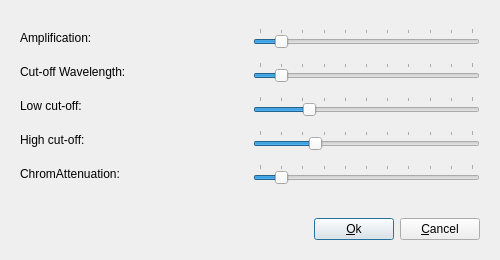
<?xml version="1.0" encoding="UTF-8"?>
<ui version="4.0">
 <class>GdownIdealDialog</class>
 <widget class="QDialog" name="GdownIdealDialog">
  <property name="geometry">
   <rect>
    <x>0</x>
    <y>0</y>
    <width>500</width>
    <height>260</height>
   </rect>
  </property>
  <property name="windowTitle">
   <string>Dialog</string>
  </property>
  <layout class="QGridLayout" name="gridLayout">
   <item row="0" column="0">
    <layout class="QVBoxLayout" name="verticalLayout">
     <item>
      <widget class="QWidget" name="widget" native="true">
       <layout class="QVBoxLayout" name="verticalLayout_2">
        <item>
         <layout class="QHBoxLayout" name="horizontalLayout">
          <item>
           <widget class="QLabel" name="alphaLabel">
            <property name="text">
             <string>Amplification:</string>
            </property>
           </widget>
          </item>
          <item>
           <widget class="QSlider" name="alphaSlider">
            <property name="sizePolicy">
             <sizepolicy hsizetype="Preferred" vsizetype="Fixed">
              <horstretch>0</horstretch>
              <verstretch>0</verstretch>
             </sizepolicy>
            </property>
            <property name="maximum">
             <number>100</number>
            </property>
            <property name="value">
             <number>10</number>
            </property>
            <property name="orientation">
             <enum>Qt::Horizontal</enum>
            </property>
            <property name="tickPosition">
             <enum>QSlider::TicksAbove</enum>
            </property>
           </widget>
          </item>
         </layout>
        </item>
        <item>
         <layout class="QHBoxLayout" name="horizontalLayout_2">
          <item>
           <widget class="QLabel" name="lambdaLabel">
            <property name="text">
             <string>Cut-off Wavelength:</string>
            </property>
           </widget>
          </item>
          <item>
           <widget class="QSlider" name="lambdaSlider">
            <property name="sizePolicy">
             <sizepolicy hsizetype="Preferred" vsizetype="Fixed">
              <horstretch>0</horstretch>
              <verstretch>0</verstretch>
             </sizepolicy>
            </property>
            <property name="maximum">
             <number>100</number>
            </property>
            <property name="value">
             <number>10</number>
            </property>
            <property name="orientation">
             <enum>Qt::Horizontal</enum>
            </property>
            <property name="tickPosition">
             <enum>QSlider::TicksAbove</enum>
            </property>
           </widget>
          </item>
         </layout>
        </item>
        <item>
         <layout class="QHBoxLayout" name="horizontalLayout_3">
          <item>
           <widget class="QLabel" name="r1Label">
            <property name="sizePolicy">
             <sizepolicy hsizetype="Preferred" vsizetype="Fixed">
              <horstretch>0</horstretch>
              <verstretch>0</verstretch>
             </sizepolicy>
            </property>
            <property name="text">
             <string>Low cut-off:</string>
            </property>
            <property name="alignment">
             <set>Qt::AlignLeading|Qt::AlignLeft|Qt::AlignVCenter</set>
            </property>
           </widget>
          </item>
          <item>
           <widget class="QSlider" name="r1Slider">
            <property name="sizePolicy">
             <sizepolicy hsizetype="Preferred" vsizetype="Fixed">
              <horstretch>0</horstretch>
              <verstretch>0</verstretch>
             </sizepolicy>
            </property>
            <property name="maximum">
             <number>100</number>
            </property>
            <property name="pageStep">
             <number>10</number>
            </property>
            <property name="value">
             <number>23</number>
            </property>
            <property name="orientation">
             <enum>Qt::Horizontal</enum>
            </property>
            <property name="tickPosition">
             <enum>QSlider::TicksAbove</enum>
            </property>
           </widget>
          </item>
         </layout>
        </item>
        <item>
         <layout class="QHBoxLayout" name="horizontalLayout_4">
          <item>
           <widget class="QLabel" name="r2Label">
            <property name="sizePolicy">
             <sizepolicy hsizetype="Preferred" vsizetype="Fixed">
              <horstretch>0</horstretch>
              <verstretch>0</verstretch>
             </sizepolicy>
            </property>
            <property name="text">
             <string>High cut-off:</string>
            </property>
            <property name="alignment">
             <set>Qt::AlignLeading|Qt::AlignLeft|Qt::AlignVCenter</set>
            </property>
           </widget>
          </item>
          <item>
           <widget class="QSlider" name="r2Slider">
            <property name="sizePolicy">
             <sizepolicy hsizetype="Preferred" vsizetype="Fixed">
              <horstretch>0</horstretch>
              <verstretch>0</verstretch>
             </sizepolicy>
            </property>
            <property name="maximum">
             <number>100</number>
            </property>
            <property name="value">
             <number>26</number>
            </property>
            <property name="orientation">
             <enum>Qt::Horizontal</enum>
            </property>
            <property name="tickPosition">
             <enum>QSlider::TicksAbove</enum>
            </property>
           </widget>
          </item>
         </layout>
        </item>
        <item>
         <layout class="QHBoxLayout" name="horizontalLayout_5">
          <item>
           <widget class="QLabel" name="chromLabel">
            <property name="sizePolicy">
             <sizepolicy hsizetype="Preferred" vsizetype="Fixed">
              <horstretch>0</horstretch>
              <verstretch>0</verstretch>
             </sizepolicy>
            </property>
            <property name="text">
             <string>ChromAttenuation:</string>
            </property>
            <property name="alignment">
             <set>Qt::AlignLeading|Qt::AlignLeft|Qt::AlignVCenter</set>
            </property>
           </widget>
          </item>
          <item>
           <widget class="QSlider" name="chromSlider">
            <property name="sizePolicy">
             <sizepolicy hsizetype="Preferred" vsizetype="Fixed">
              <horstretch>0</horstretch>
              <verstretch>0</verstretch>
             </sizepolicy>
            </property>
            <property name="maximum">
             <number>10</number>
            </property>
            <property name="pageStep">
             <number>1</number>
            </property>
            <property name="value">
             <number>1</number>
            </property>
            <property name="orientation">
             <enum>Qt::Horizontal</enum>
            </property>
            <property name="tickPosition">
             <enum>QSlider::TicksAbove</enum>
            </property>
           </widget>
          </item>
         </layout>
        </item>
       </layout>
      </widget>
     </item>
    </layout>
   </item>
   <item row="1" column="0">
    <widget class="QWidget" name="buttonWidget" native="true">
     <property name="sizePolicy">
      <sizepolicy hsizetype="Preferred" vsizetype="Fixed">
       <horstretch>0</horstretch>
       <verstretch>0</verstretch>
      </sizepolicy>
     </property>
     <property name="autoFillBackground">
      <bool>false</bool>
     </property>
     <layout class="QHBoxLayout" name="horizontalLayout_8">
      <item>
       <spacer name="horizontalSpacer">
        <property name="orientation">
         <enum>Qt::Horizontal</enum>
        </property>
        <property name="sizeHint" stdset="0">
         <size>
          <width>178</width>
          <height>20</height>
         </size>
        </property>
       </spacer>
      </item>
      <item>
       <widget class="QPushButton" name="okButton">
        <property name="text">
         <string>&amp;Ok</string>
        </property>
       </widget>
      </item>
      <item>
       <widget class="QPushButton" name="cancelButton">
        <property name="text">
         <string>&amp;Cancel</string>
        </property>
       </widget>
      </item>
     </layout>
    </widget>
   </item>
  </layout>
 </widget>
 <resources/>
 <connections/>
</ui>
